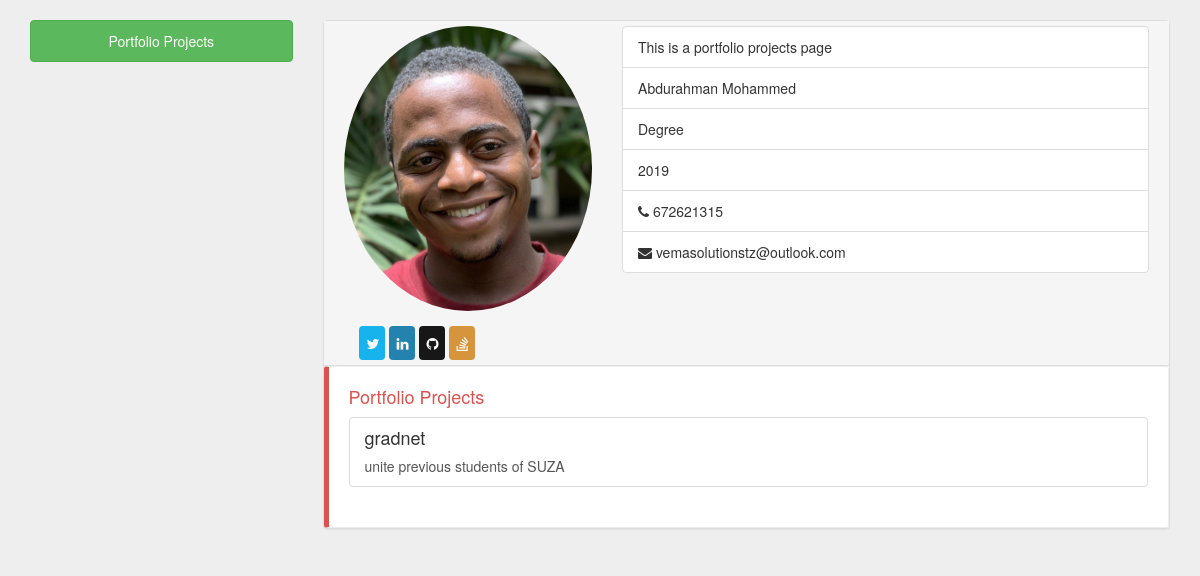
The page /alumnees/1/portfolio on the database its author committed.
### alumnee/models.py (models this page shows, shortened)
class alumnee(models.Model):
    FullName = models.CharField(max_length=20,null=True)
    PersonalDescription = models.TextField(max_length=200,null=True)
    age = models.CharField(max_length=20,null=True)
    image = models.FileField(max_length=200,null=True)
    email = models.CharField(max_length=30,null=True)
    phone = models.CharField(max_length=30,null=True)
    adress = models.CharField(max_length=30,null=True)
    HighestEducation=models.CharField(max_length=30,null=True)
    graduationYear = models.CharField(max_length=30,null=True)
    Employed = models.BooleanField(default=False)

class portfolio(models.Model):
    alumnee = models.ForeignKey(alumnee, on_delete=models.CASCADE)
    projectTitle = models.CharField(max_length=100,null=True)
    projectDescription = models.TextField(max_length=200,null=True)
    projectScreenshot = models.CharField(max_length=200,null=True)
    projectlink = models.CharField(max_length=200,null=True)
    certificationImage = models.CharField(max_length=200,null=True)

### alumnee/views.py (the view)
# urls.py: url(r'^alumnees/(?P<alumnee_id>[0-9]+)/portfolio$', views.alumnee_portfolio, name='detail'),
def alumnee_portfolio(request, alumnee_id):
    try:
        alumnee_object = alumnee.objects.get(id=alumnee_id)
    except Exception as e:
        raise Http404("That Graduator does not exist")
    return render(request, 'alumnee/alumnee_portfolio.html', { 'alumnee_object': alumnee_object })

### alumnee/templates/alumnee/alumnee_portfolio.html (shortened to what this page needs)
<!DOCTYPE html>
{% load staticfiles %}
<html>
  <head>
    <link rel="stylesheet" href="{% static './alumnee_details/bootstrap.min.css' %}">
    <link rel="stylesheet" href=" {% static './alumnee_details/font-awesome.min.css' %}">
    <link rel="stylesheet" href=" {% static './alumnee_details/profile.css' %}">
  </head>
  <body>
        <div class="container">
        <div class="row">
            <div class="col-sm-3">
                <a href="portfolio" class="btn btn-success btn-block btn-compose-email">Portfolio Projects</a>
            </div>
            <div class="col-sm-9">
                <div class="panel panel-default">
                       <div class="panel-heading resume-heading">
                          <div class="row">
                             <div class="col-lg-12">
                                <div class="col-xs-12 col-sm-4">
                                   <figure>
                                      <img class="img-circle img-responsive" alt="" src="{{alumnee_object.image.url}}">
                                   </figure>
                                   <div class="row">
                                      <div class="col-xs-12 social-btns">
                                         <div class="col-xs-3 col-md-1 col-lg-1 social-btn-holder">
                                            <a href="#" class="btn btn-social btn-block btn-twitter">
                                            <i class="fa fa-twitter"></i> </a>
                                         </div>
                                         <div class="col-xs-3 col-md-1 col-lg-1 social-btn-holder">
                                            <a href="#" class="btn btn-social btn-block btn-linkedin">
                                            <i class="fa fa-linkedin"></i> </a>
                                         </div>
                                         <div class="col-xs-3 col-md-1 col-lg-1 social-btn-holder">
                                            <a href="#" class="btn btn-social btn-block btn-github">
                                            <i class="fa fa-github"></i> </a>
                                         </div>
                                         <div class="col-xs-3 col-md-1 col-lg-1 social-btn-holder">
                                            <a href="#" class="btn btn-social btn-block btn-stackoverflow">
                                            <i class="fa fa-stack-overflow"></i> </a>
                                         </div>
                                      </div>
                                   </div>
                                </div>
                                <div class="col-xs-12 col-sm-8">
                                   <ul class="list-group">
                                      <li class="list-group-item">This is a portfolio projects page</li>
                                      <li class="list-group-item">{{alumnee_object.FullName}}</li>
                                      <li class="list-group-item">{{alumnee_object.HighestEducation}} </li>
                                      <li class="list-group-item">{{alumnee_object.graduationYear}}</li>
                                      <li class="list-group-item"><i class="fa fa-phone"></i> {{alumnee_object.phone}} </li>
                                      <li class="list-group-item"><i class="fa fa-envelope"></i> {{ alumnee_object.email }}</li>
                                   </ul>
                                </div>
                             </div>
                          </div>
                       </div>
                       <div class="bs-callout bs-callout-danger">
                          <h4>Portfolio Projects</h4>
                          {% if alumnee_object.portfolio_set.all %}
                                    {% for portfolio in alumnee_object.portfolio_set.all %}
                                        <ul class="list-group">
                                         <a class="list-group-item inactive-link" href="#">
                                            <h4 class="list-group-item-heading"> {{portfolio.projectTitle}} </h4>
                                            <p class="list-group-item-text">
                                               {{portfolio.projectDescription}}
                                            </p>
                                         </a>
                                         </ul>
                                    {% endfor %}
                                {% else %}
                                    <h4>The alumnee doesnt have any portfolio</h4>
                          {% endif %}
                       </div>
                    </div>
                 </div>
            </div>
        </div>
  </body>
</html>

### alumnee/static/alumnee_details/profile.css (style rules this page uses)
body { margin-top:20px; background:#eee; }
.btn-compose-email { padding: 10px 0px; margin-bottom: 20px; }
.panel .panel-heading { padding: 5px; border-top-right-radius: 3px; border-top-left-radius: 3px; border-bottom: 1px solid #DDD; -moz-border-radius: 0px; -webkit-border-radius: 0px; border-radius: 0px; }
.btn-social { color: white; opacity:0.9; }
.btn-twitter { background-color: #00aced; opacity:0.9; }
.btn-linkedin { background-color:#0e76a8; opacity:0.9; }
.btn-github { background-color:#000000; opacity:0.9; }
.btn-stackoverflow { background-color: #D38B28; opacity: 0.9; }
.bs-callout { -moz-border-bottom-colors: none; -moz-border-left-colors: none; -moz-border-right-colors: none; -moz-border-top-colors: none; border-color: #eee; border-image: none; border-radius: 3px; border-style: solid; border-width: 1px 1px 1px 5px; margin-bottom: 5px; padding: 20px; }
.bs-callout:last-child { margin-bottom: 0px; }
.bs-callout h4 { margin-bottom: 10px; margin-top: 0; }
.bs-callout-danger { border-left-color: #d9534f; }
.bs-callout-danger h4 { color: #d9534f; }
.inactive-link { pointer-events: none; cursor: default; }
.resume-heading .social-btns { margin-top:15px; }
.resume-heading .social-btns i.fa { margin-left:-5px; }

### rows shown on the page
alumnee: image (picture), FullName "Abdurahman Mohammed", HighestEducation "Degree", graduationYear "2019", phone "672621315", email "vemasolutionstz@outlook.com"
portfolio: projectTitle "gradnet", projectDescription "unite previous students of SUZA"
